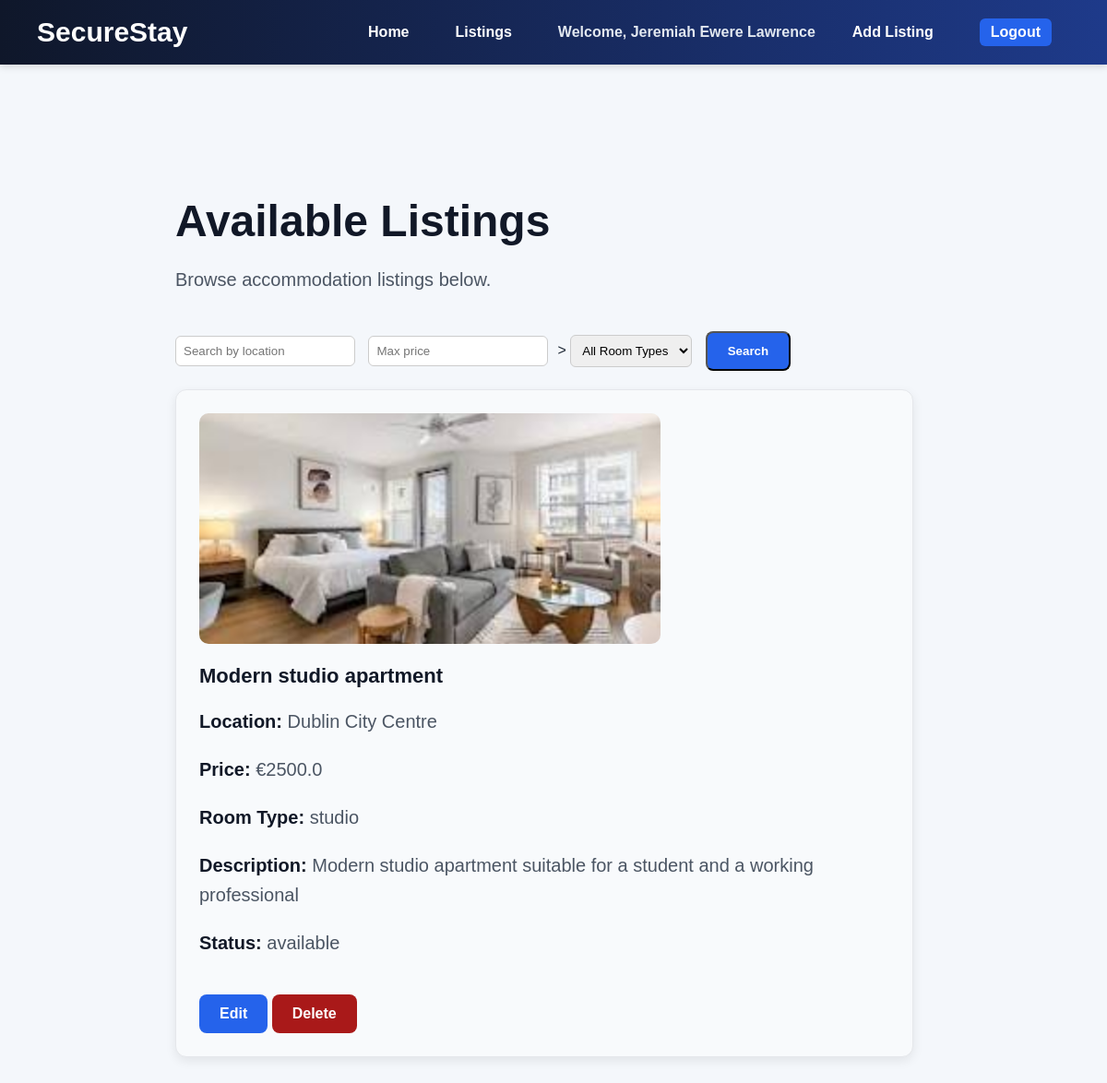
The page /listings (signed in) on the database its author committed.
### models.py (models this page shows)
class User(UserMixin, db.Model):
    __tablename__ = "users"
    id = db.Column(db.Integer, primary_key=True)
    full_name = db.Column(db.String(150), nullable=False)
    email = db.Column(db.String(150), unique=True, nullable=False)
    password_hash = db.Column(db.String(255), nullable=False)
    role = db.Column(db.String(20), default="tenant", nullable=False)
    listings = db.relationship("Listing", backref="landlord", lazy=True)
    requests = db.relationship("BookingRequest", backref="tenant", lazy=True)

class Listing(db.Model):
    __tablename__ = "listings"
    id = db.Column(db.Integer, primary_key=True)
    title = db.Column(db.String(150), nullable=False)
    description = db.Column(db.Text, nullable=False)
    location = db.Column(db.String(150), nullable=False)
    price = db.Column(db.Float, nullable=False)
    room_type = db.Column(db.String(50), nullable=False)
    image_filename = db.Column(db.String(255), nullable=True)
    availability_status = db.Column(db.String(20), default="available", nullable=False)
    created_at = db.Column(db.DateTime, default=datetime.utcnow)
    landlord_id = db.Column(db.Integer, db.ForeignKey("users.id"), nullable=False)
    booking_requests = db.relationship("BookingRequest", backref="listing", lazy=True)

### app.py (the view)
@app.route('/listings')
def listings():
    query = Listing.query
    location = request.args.get('location')
    max_price = request.args.get('max_price')
    room_type = request.args.get('room_type')
    if location:
        query = query.filter(Listing.location.ilike(f"%{location}%"))
    if max_price:
        query = query.filter(Listing.price <= float(max_price))
    if room_type:
        query = query.filter(Listing.room_type == room_type)
    listings = query.all()
    return render_template('listings.html', listings=listings)

### app.py (called while the page is built)
@login_manager.user_loader
def load_user(user_id):
    return User.query.get(int(user_id))

### templates/listings.html (shortened to what this page needs)
{% extends "base.html" %}
{% block content %}
<div class="hero">
    <h1>Available Listings</h1>
    <p>Browse accommodation listings below.</p>
    <form method="GET" class="search-form">
        <input type="text" name="location" placeholder="Search by location" value="{{ request.args.get('location', '') }}">
        <input type="number" name="max_price" placeholder="Max price" value="{{ request.args.get('max_price', '') }}">>
        <select name="room_type">
            <option value="">All Room Types</option>
        </select>
        <button type="submit" class="btn">Search</button>
    </form>
    {% if listings %}
        {% for listing in listings %}
            <div class="listing-card">
                {% if listing.image_filename %}
                <img src="{{ url_for('static', filename='uploads/' + listing.image_filename) }}" alt="Listing Image" class="listing-image">
                {% endif %}
                <h3>{{ listing.title }}</h3>
                <p><strong>Location:</strong> {{ listing.location }}</p>
                <p><strong>Price:</strong> €{{ listing.price }}</p>
                <p><strong>Room Type:</strong> {{ listing.room_type }}</p>
                <p><strong>Description:</strong> {{ listing.description }}</p>
                <p><strong>Status:</strong> {{ listing.availability_status }}</p>
                {% if current_user.id == listing.landlord_id %}
                <div class="listing-actions">
                    <a href="{{ url_for('edit_listing', listing_id=listing.id) }}" class="btn">Edit</a>
                    <a href="{{ url_for('delete_listing', listing_id=listing.id) }}"
                       class="btn delete-btn"
                       onclick="return confirm('Are you sure you want to delete this listing?');">
                       Delete
                    </a>
                </div>
                {% endif %}
            </div>
        {% endfor %}
    {% else %}
        <p>No listings match your search.</p>
    {% endif %}
</div>
{% endblock %}

### templates/base.html (shortened to what this page needs)
<!DOCTYPE html>
<html lang="en">
<head>
    <link rel="stylesheet" href="{{ url_for('static', filename='css/style.css') }}">
</head>
<body>
    <nav>
        <h2>SecureStay</h2>
        <div class="nav-links">
            <a href="/">Home</a>
            <a href="/listings">Listings</a>
            {% if current_user.is_authenticated %}
                <span class="welcome-text">Welcome, {{ current_user.full_name }}</span>
                <a href="{{ url_for('add_listing') }}">Add Listing</a>
                <a href="{{ url_for('logout') }}">Logout</a>
            {% else %}
                <a href="{{ url_for('login') }}">Login</a>
                <a href="{{ url_for('register') }}">Register</a>
            {% endif %}
        </div>
    </nav>
    <main>
        {% block content %}{% endblock %}
    </main>
</body>
</html>

### static/css/style.css (style rules this page uses)
body { font-family: Arial, sans-serif; margin: 0; background-color: #f4f7fb; color: #1f2937; }
nav { background: linear-gradient(90deg, #0f172a, #1e3a8a); padding: 18px 40px; box-shadow: 0 2px 8px rgba(0, 0, 0, 0.15); display: flex; justify-content: space-between; align-items: center; }
nav h2 { color: white; margin: 0; font-size: 30px; }
nav a { color: white; text-decoration: none; margin-right: 20px; font-weight: bold; font-size: 16px; }
main { padding: 50px 60px; max-width: 900px; margin: 0 auto; }
.hero { background-color: transparent; padding: 40px; border-radius: 14px; max-width: 800px; margin-top: 20px; }
.hero h1 { font-size: 48px; margin-bottom: 15px; color: #111827; }
.hero p { font-size: 20px; color: #4b5563; line-height: 1.6; }
.hero .btn { display: inline-block; margin-top: 20px; padding: 12px 22px; background-color: #2563eb; color: white; text-decoration: none; border-radius: 8px; font-weight: bold; }
nav .nav-links { display: flex; align-items: center; gap: 20px; }
nav .welcome-text { color: #e2e8f0; font-weight: bold; font-size: 16px; }
.nav-links span { margin-left: 10px; margin-right: 10px; }
.nav-links a { margin-left: 10px; }
.nav-links { display: flex; align-items: center; gap: 15px; }
.nav-links a:last-child { background-color: #2563eb; padding: 6px 12px; border-radius: 6px; }
.listing-card { background: #f8fafc; padding: 25px; border-radius: 12px; margin-top: 20px; margin-bottom: 20px; box-shadow: 0 4px 12px rgba(0,0,0,0.08); border: 1px solid #e5e7eb; }
.listing-card h3 { margin-bottom: 12px; color: #111827; font-size: 22px; }
.listing-card p strong { margin: 5px 0; color: #111827; line-height: 1.6; }
.btn.delete-btn { background-color: #a91919; }
.search-form { margin-bottom: 20px; }
.search-form input, .search-form select { padding: 8px; margin-right: 10px; border-radius: 6px; border: 1px solid #ccc; }
.listing-image { width: 100%; max-width: 500px; height: 250px; object-fit: cover; border-radius: 10px; margin-bottom: 15px; display: block; }

### rows shown on the page
User: full_name "Jeremiah Ewere Lawrence"
Listing: image_filename (picture), title "Modern studio apartment", location "Dublin City Centre", price "2500.0", room_type "studio", description "Modern studio apartment suitable for a student and a working professional", availability_status "available"
